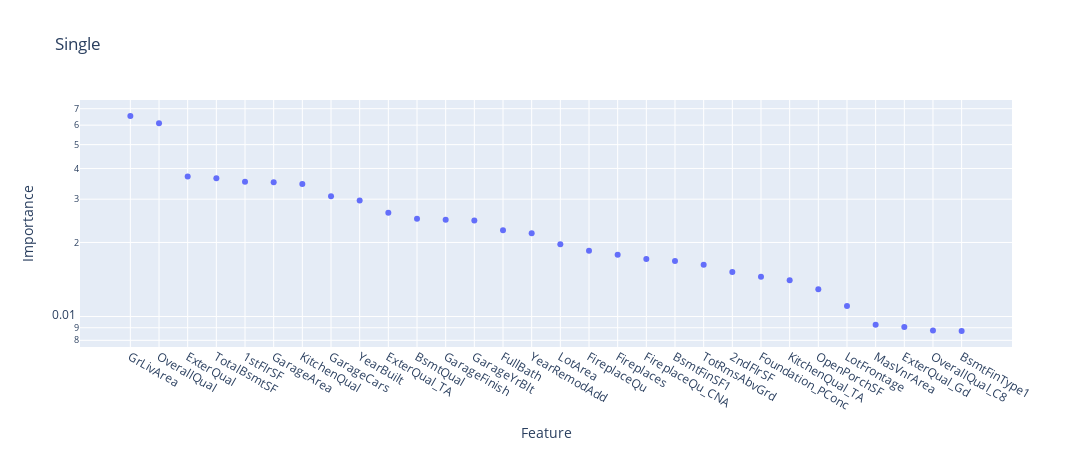

Here is the notebook cell this chart was saved with:
### Code cell
imp = pd.Series(
  index=pd.Index(features, name="Feature"),
  data=m.feature_importances_,
  name="Importance",
).sort_values(ascending=False).to_frame().reset_index()[:30]

px.scatter(imp, x="Feature", y="Importance", log_y=True, height=450, width=1250, title="Single")

### Figure 1 — Plotly figure (JSON) as saved in the notebook; plotly's stock layout.template omitted (floating-point values rounded to 4 significant figures)
{"data": [{"hovertemplate": "Feature=%{x}<br>Importance=%{y}<extra></extra>", "legendgroup": "", "marker": {"color": "#636efa", "symbol": "circle"}, "mode": "markers", "name": "", "orientation": "v", "showlegend": false, "type": "scatter", "x": ["GrLivArea", "OverallQual", "ExterQual", "TotalBsmtSF", "1stFlrSF", "GarageArea", "KitchenQual", "GarageCars", "YearBuilt", "ExterQual_TA", "BsmtQual", "GarageFinish", "GarageYrBlt", "FullBath", "YearRemodAdd", "LotArea", "FireplaceQu", "Fireplaces", "FireplaceQu_CNA", "BsmtFinSF1", "TotRmsAbvGrd", "2ndFlrSF", "Foundation_PConc", "KitchenQual_TA", "OpenPorchSF", "LotFrontage", "MasVnrArea", "ExterQual_Gd", "OverallQual_C8", "BsmtFinType1"], "xaxis": "x", "y": [0.06532, 0.06108, 0.03707, 0.03645, 0.03533, 0.03511, 0.03462, 0.0308, 0.02963, 0.02645, 0.02498, 0.02474, 0.02455, 0.02244, 0.0218, 0.01969, 0.01853, 0.01781, 0.01714, 0.01683, 0.01623, 0.01516, 0.01452, 0.01404, 0.0129, 0.01103, 0.009266, 0.009063, 0.008769, 0.008738], "yaxis": "y"}], "layout": {"height": 450, "legend": {"tracegroupgap": 0}, "title": {"text": "Single"}, "width": 1250, "xaxis": {"anchor": "y", "domain": [0, 1], "title": {"text": "Feature"}}, "yaxis": {"anchor": "x", "domain": [0, 1], "title": {"text": "Importance"}, "type": "log"}}}
